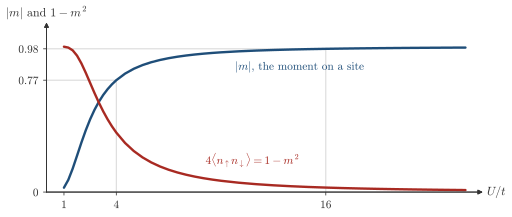

The script that drew this image:
"""Session 6, Section 6.7, the moment of the half-filled chain against U, and the weight of double occupancy that is
left.

The data come from the downloadable pyqula script webnotes/scripts/session06/g2_chain_moment.py, the antiferromagnet of
the chain with two sites per cell on a mesh of 400 cells. The asserts are in _g2_chain.check_moment, which compares it
with the gap equation of _mf.py at every U and holds the numbers of the caption and of the quiz of Section 6.7. The
curve starts at U=t, since below it the mesh of 400 cells does not resolve the gap, which the check of the page shows."""
import os, sys
sys.path.insert(0, os.path.dirname(os.path.abspath(__file__)))
import numpy as np
import _g2_chain
from _g2_chain import style

d = style.run_script('session06/g2_chain_moment.py')
_g2_chain.check_moment(d)
Us, m, dbl = np.array(d['Us']), np.array(d['moment']), np.array(d['double'])
M = dict(zip(Us, m))

fig, ax = style.figure(height_cm=5.6)
ax.set_xlim(0, 24.5); ax.set_ylim(0, 1.12)
for U in (4.0, 16.0):
    ax.plot([0, U], [M[U], M[U]], color=style.GRID, lw=0.8, zorder=0)
    ax.plot([U, U], [0, M[U]], color=style.GRID, lw=0.8, zorder=0)
ax.plot(Us, m, color=style.ACCENT)
ax.plot(Us, dbl, color=style.BROKEN)
style.label(ax, 14.5, 0.86, r'$|m|$, the moment on a site', color=style.ACCENT, fontsize=8.5)
style.label(ax, 11.8, 0.22, r'$4\langle n_\uparrow n_\downarrow\rangle=1-m^2$', color=style.BROKEN, fontsize=8.5)
style.arrows(ax, xlabel=r'$U/t$', ylabel=r'$|m|$ and $1-m^2$', ticks=True)
ax.set_xticks([1, 4, 16]); ax.set_xticklabels(['1', '4', '16'])
ax.set_yticks([0, M[4.0], M[16.0]]); ax.set_yticklabels(['0', r'$%.2f$' % M[4.0], r'$%.2f$' % M[16.0]])
ax.tick_params(length=2.5, width=0.6)
style.save(fig, __file__)
